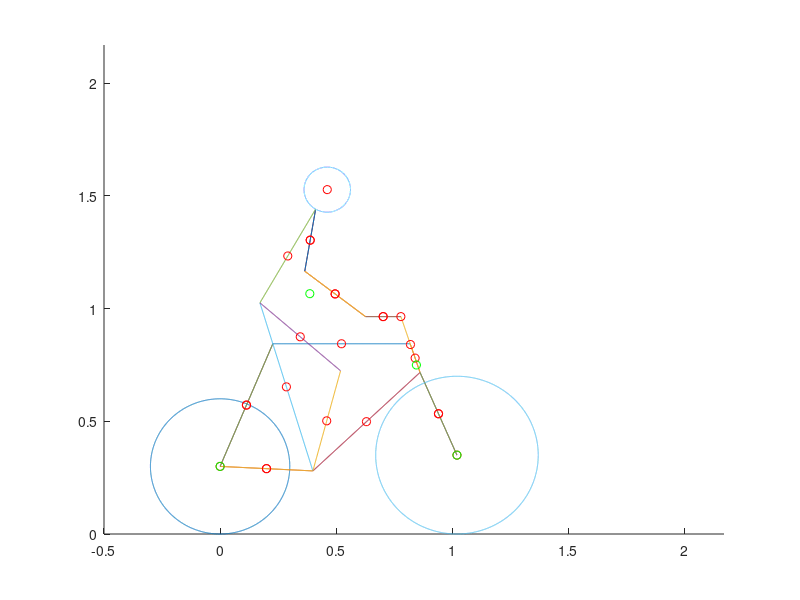

Write the MATLAB code that produced this figure.
% File: bike_inertia.m
% Date: June 11, 2006
% Author: Jason Moore
% Description:
clear
close all
clc
%-------------------Frame Dimensions
df      = 0.7;                           % front wheel diameter [m]
dr      = 0.6;                           % rear wheel diameter [m]
rf      = df/2;                          % front wheel radius [m]
rr      = dr/2;                          % rear wheel radius [m]
wb      = 1.02;                          % wheel base [m]
hb      = 0.28;                          % bottom bracket height [m]
lcs     = rr+0.1;                        % chain stay length [m]
alphast = 73*pi/180;                     % seat tube angle [rad]
lst     = 0.59;                          % seat tube length [m]
tr      = 0.08;                          % trail [m]
lambda  = atan(3);                       % head tube angle [rad]
fo      = rf*cos(lambda)-tr*sin(lambda); % fork offset [m]
lf      = rf + 0.05;                     % fork length [m]
lsp     = 0.19;                          % seat post length [m]
wr      = 0.127;                         % rear hub width [m]
wf      = 0.098;                         % front hub width [m]
whb     = 0.381;                         % handle bar width [m]
lhb     = 0.1524;                        % handle bar length [m]
hs      = 0.127;                         % stem height [m]
rho     = 7850;                          % frame density [kg/m^3]
%-------------------Human Dimensions
lth     = 0.46;                          % thigh length [m]
lc      = 0.46;                          % calf length [m]
lto     = 0.48;                          % torso length [m]
alphah  = 60*pi/180;                     % hunch angle [rad]
lua     = 0.2794;                        % upper arm length [m]
lla     = 0.3302;                        % lower arm length [m]
rh      = 0.1;                           % head radius [m]
mr      = 75;                            % mass of rider (head, torso, legs, arms) [kg]
%-------------------Grid Point Matrix
% calculates important points from the given frame and human dimensions
grid(1,1:3)  = [0,                                                     0,     0                                                   ];
grid(2,1:3)  = [0,                                                     0,     rr                                                  ];
grid(3,1:3)  = [0,                                                     wr/2,  grid(2,3)                                           ];
grid(4,1:3)  = [0,                                                    -wr/2,  grid(2,3)                                           ];
grid(5,1:3)  = [sqrt(lcs^2-(rr-hb)^2),                                 0,     hb                                                  ];
grid(6,1:3)  = [wb,                                                    0,     0                                                   ];
grid(7,1:3)  = [grid(6,1),                                             0,     rf                                                  ];
grid(8,1:3)  = [grid(6,1),                                             wf/2,  grid(7,3)                                           ];
grid(9,1:3)  = [grid(6,1),                                            -wf/2,  grid(7,3)                                           ];
grid(10,1:3) = [grid(5,1)-lst*cos(alphast),                            0,     grid(5,3)+lst*sin(alphast)                          ];
grid(11,1:3) = [grid(7,1)-fo*sin(lambda)-sqrt(lf^2-fo^2)*cos(lambda),  0,     grid(7,3)-fo*cos(lambda)+sqrt(lf^2-fo^2)*sin(lambda)];
grid(12,1:3) = [grid(11,1)+(grid(11,3)-grid(10,3))/tan(lambda),        0,     grid(10,3)                                          ];
grid(13,1:3) = [grid(10,1)-lsp*cos(alphast),                           0,     grid(10,3)+lsp*sin(alphast)                         ];
% find the zero of the nonlinear relationship for leg position
x5 = grid(5,1); x13 = grid(13,1); z5 = grid(5,3); z13 = grid(13,3);
d=0:0.0001:lc;
zero=lth^2-lc^2-(z13-z5)^2-(x5-x13)^2+2*(z13-z5)*(lc^2-d.^2).^0.5-2*(x5-x13).*d;
for i=1:length(zero)
    if zero(i)<= 0
        index=i;
        break
    end
end
%plot(d,zero,'b',d,zeros(1,length(d)),'r')
d=mean([d(index-1), d(index)]);
b=sqrt(lc^2-d^2);
grid(14,1:3) = [grid(5,1)+d,                 0,           grid(5,3)+b               ];
grid(15,1:3) = [grid(13,1)+lto*cos(alphah),  0,           grid(13,3)+lto*sin(alphah)];
grid(16,1:3) = [grid(12,1)-hs*cos(lambda),   0,           grid(12,3)+hs*sin(lambda) ];
grid(17,1:3) = [grid(16,1),                  whb/2,       grid(16,3)                ];
grid(18,1:3) = [grid(16,1),                 -whb/2,       grid(16,3)                ];
grid(19,1:3) = [grid(17,1)-lhb,              grid(17,2),  grid(17,3)                ];
grid(20,1:3) = [grid(18,1)-lhb,              grid(18,2),  grid(18,3)                ];
grid(21,1:3) = [grid(15,1),                  grid(17,2),  grid(15,3)                ];
grid(22,1:3) = [grid(15,1),                  grid(18,2),  grid(15,3)                ];
% find the zero of the nonlinear relationship for arm position
z21 = grid(21,3); z19 = grid(19,3); x19 = grid(19,1); x21 = grid(21,1);
d=0:0.0001:lla;
zero=(z21-z19)^2+(x19-x21)^2+lla^2-2*(z21-z19)*(lla^2-d.^2).^0.5-2*(x19-x21)*d-lua^2;
% plot(d,zero,'b',d,zeros(1,length(d)),'r')
for i=1:length(zero)
    if zero(i)>= 0
        index=i;
        break
    end
end
d=mean([d(index-1), d(index)]);
c=sqrt(lla^2-d^2);
grid(23,1:3) = [grid(19,1)-d,              grid(17,2), grid(19,3)+c              ];
grid(24,1:3) = [grid(23,1),                grid(18,2), grid(23,3)                ];
grid(25,1:3) = [grid(15,1)+rh*cos(alphah), 0,          grid(15,3)+rh*sin(alphah) ];
%-------------------Element Data Matrix
% column 1: grid point (center for wheels and spheres), starting point for
% others
% column 2: grid point (center for wheels and spheres), ending point for
% others
% column 3: element description
% column 4: element type
% column 5: rigid body element belongs to
% column 6: outer radius for rings and spheres [m], outer radius for tubes [m],
% outer radius for cylinders [m], thickness for rect. prisms [m]
% column 7: tube radius for rings [m], wall thickness for tubes [m], width for
% rect. prisms [m]
ele( 1,1:7) = {2,   2, 'rear wheel',       'ring',     'rwheel', rr,     0.0215 };
ele( 2,1:7) = {3,   5, 'left chain stay',  'tube',     'frame',  0.009,  0.0014 };
ele( 3,1:7) = {4,   5, 'right chain stay', 'tube',     'frame',  0.009,  0.0014 };
ele( 4,1:7) = {3,  10, 'left seat stay',   'tube',     'frame',  0.007,  0.0014 };
ele( 5,1:7) = {4,  10, 'right seat stay',  'tube',     'frame',  0.007,  0.0014 };
ele( 6,1:7) = {5,  13, 'seat tube',        'tube',     'frame',  0.014,  0.0014 };
ele( 7,1:7) = {5,  11, 'down tube',        'tube',     'frame',  0.014,  0.0014 };
ele( 8,1:7) = {10, 12, 'top tube',         'tube',     'frame',  0.0125, 0.0014 };
ele( 9,1:7) = {11, 12, 'head tube',        'tube',     'frame',  0.016,  0.0014 };
ele(10,1:7) = {11, 16, 'fork tube',        'tube',     'fork',   0.0125, 0.0014 };
ele(11,1:7) = {8,  11, 'left fork blade',  'tube',     'fork',   0.011,  0.0014 };
ele(12,1:7) = {9,  11, 'right fork blade', 'tube',     'fork',   0.011,  0.0014 };
ele(13,1:7) = {7,   7, 'front wheel',      'ring',     'fwheel', rf,     0.0215 };
ele(14,1:7) = {17, 18, 'handle bar',       'tube',     'fork',   0.011,  0.0014 };
ele(15,1:7) = {17, 19, 'left handle',      'tube',     'fork',   0.011,  0.0014 };
ele(16,1:7) = {18, 20, 'right handle',     'tube',     'fork',   0.011,  0.0014 };
ele(17,1:7) = {5,  14, 'calfs',            'rprism',   'frame',  0.13,   0.40   };
ele(18,1:7) = {13, 14, 'thighs',           'rprism',   'frame',  0.15,   0.40   };
ele(19,1:7) = {13, 15, 'torso',            'rprism',   'frame',  0.23,   0.40   };
ele(20,1:7) = {25, 25, 'head',             'sphere',   'frame',  rh,     0      };
ele(21,1:7) = {21, 23, 'left upper arm',   'cylinder', 'frame',  0.1,    0      };
ele(22,1:7) = {22, 24, 'right upper arm',  'cylinder', 'frame',  0.1,    0      };
ele(23,1:7) = {19, 23, 'left lower arm',   'cylinder', 'frame',  0.1,    0      };
ele(24,1:7) = {20, 24, 'right lower arm',  'cylinder', 'frame',  0.1,    0      };
%-------------------Draw 2D Bicycle
figure(1)
axis([-rr-0.2 wb+rf+0.8 0 wb+rf+0.8])
hold on
for i = 1:size(ele,1)  
    switch ele{i,4}
        case {'ring','sphere'} % plot circles
            center = [grid(ele{i,1},1);grid(ele{i,1},3)];
            radius = ele{i,6};
            thetaplot = 0:0.001:2*pi;
            xplot = radius*cos(thetaplot)+center(1);
            yplot = radius*sin(thetaplot)+center(2);            
            plot(xplot,yplot)
        case {'tube','rprism','cylinder'} % plot lines
            if grid(ele{i,1},1) < grid(ele{i,2},1)
                x1 = grid(ele{i,1},1);
                x2 = grid(ele{i,2},1);
                z1 = grid(ele{i,1},3);
                z2 = grid(ele{i,2},3);
                xplot=x1:0.001:x2;
                yplot=(z2-z1)/(x2-x1).*(xplot-x1)+z1;
                plot(xplot,yplot)
            else
                x2 = grid(ele{i,1},1);
                x1 = grid(ele{i,2},1);
                z2 = grid(ele{i,1},3);
                z1 = grid(ele{i,2},3);
                xplot=x1:0.001:x2;
                yplot=(z2-z1)/(x2-x1).*(xplot-x1)+z1;
                plot(xplot,yplot)                
            end                
    end
end
hold off
%-------------------Calculate Element Length
for i = 1:size(ele,1)
    x1 = grid(ele{i,1},1);
    x2 = grid(ele{i,2},1);
    y1 = grid(ele{i,1},2);
    y2 = grid(ele{i,2},2);
    z1 = grid(ele{i,1},3);
    z2 = grid(ele{i,2},3);
    elelength(i)=sqrt((x2-x1)^2+(y2-y1)^2+(z2-z1)^2);
end
%-------------------Calculate Element Mass
elemass = zeros(size(ele,1),1); % build empty vector
% define masses of human body parts and wheels
elemass(1)  = 6.67*rr;
elemass(13) = 8.57*rf;
elemass(17) = .15*mr;
elemass(18) = .15*mr;
elemass(19) = .3*mr;
elemass(20) = .1*mr;
elemass(21) = .075*mr;
elemass(22) = .075*mr;
elemass(23) = .075*mr;
elemass(24) = .075*mr;
% calculate the mass of the frame and fork tube elements
for i = 1:size(ele,1)
    switch ele{i,4}
        case 'tube'
        elemass(i) = rho*pi*elelength(i)*(2*ele{i,6}*ele{i,7}-(ele{i,7})^2);
    end
end
%-------------------Calculate Total Mass of Each Rigid Body
% initialize mass summation variables
framemass = 0;
forkmass = 0;
rwheelmass = 0;
fwheelmass = 0;
% sum the mass from each element for each body
for i = 1:size(ele,1)
    switch ele{i,5}
        case 'frame'
            framemass = framemass + elemass(i);
        case 'fork'
            forkmass = forkmass + elemass(i);
        case 'rwheel'
            rwheelmass = rwheelmass + elemass(i);
        case 'fwheel'
            fwheelmass = fwheelmass + elemass(i);
    end
end
%-------------------Element Center of Mass
hold on
for i = 1:size(ele,1)
    x1 = grid(ele{i,1},1);
    x2 = grid(ele{i,2},1);
    y1 = grid(ele{i,1},2);
    y2 = grid(ele{i,2},2);
    z1 = grid(ele{i,1},3);
    z2 = grid(ele{i,2},3);
    elecenter(i,1:3) = [(x1+x2)/2,(y1+y2)/2,(z1+z2)/2]; % midpoint formula
    plot(elecenter(i,1),elecenter(i,3),'ro') % plot element centers on 2D figure
end
hold off
%-------------------Rigid Body Center of Mass
% initialize center of mass vectors
framecenter = [0,0,0];
forkcenter = [0,0,0];
rwheelcenter = [0,0,0];
fwheelcenter = [0,0,0];
for i = 1:size(ele,1)
    switch ele{i,5}
        case 'frame'
            framecenter = framecenter + [elecenter(i,1).*elemass(i),elecenter(i,2).*elemass(i),elecenter(i,3).*elemass(i)];
        case 'fork'
            forkcenter = forkcenter + [elecenter(i,1).*elemass(i),elecenter(i,2).*elemass(i),elecenter(i,3).*elemass(i)];
        case 'rwheel'
            rwheelcenter = rwheelcenter + [elecenter(i,1).*elemass(i),elecenter(i,2).*elemass(i),elecenter(i,3).*elemass(i)];
        case 'fwheel'
            fwheelcenter = fwheelcenter + [elecenter(i,1).*elemass(i),elecenter(i,2).*elemass(i),elecenter(i,3).*elemass(i)];
    end
end
% divide sum by total mass of each body
framecenter = framecenter./framemass;
forkcenter = forkcenter./forkmass;
rwheelcenter = rwheelcenter./rwheelmass;
fwheelcenter = fwheelcenter./fwheelmass;
hold on
plot([framecenter(1);forkcenter(1);rwheelcenter(1);fwheelcenter(1)],[framecenter(3);forkcenter(3);rwheelcenter(3);fwheelcenter(3)],'go')
hold off
%-------------------Element Inertia Tensor
% about local reference frame and element center of mass
for i = 1:size(ele,1)
    switch ele{i,4}
        case 'tube' % z axis is always along length of tube
            eleinertialocal{i} = [1/12*elemass(i)*(3*((ele{i,6})^2+(ele{i,6}-ele{i,7})^2)+(elelength(i))^2),0,0;
                                  0,1/12*elemass(i)*(3*((ele{i,6})^2+(ele{i,6}-ele{i,7})^2)+(elelength(i))^2),0;
                                  0,0,1/2*elemass(i)*((ele{i,6})^2+(ele{i,6}-ele{i,7})^2)];
        case 'rprism' % z axis is always along length of prism
            eleinertialocal{i} = [1/12*elemass(i)*((ele{i,7})^2+(elelength(i))^2),0,0;
                                  0,1/12*elemass(i)*((ele{i,6})^2+(elelength(i))^2),0;
                                  0,0,1/12*elemass(i)*((ele{i,6})^2+(ele{i,7})^2)];
        case 'cylinder'
            eleinertialocal{i} = [1/12*elemass(i)*(3*(ele{i,6})^2+(elelength(i))^2),0,0;
                                  0,1/12*elemass(i)*(3*(ele{i,6})^2+(elelength(i))^2),0;
                                  0,0,1/2*elemass(i)*(ele{i,6})^2];
        case 'ring'
            eleinertialocal{i} = [1/8*(5*(ele{i,7})^2+4*(ele{i,6}-ele{i,7})^2)*elemass(i),0,0;
                                  0, (3/4*(ele{i,7})^2+(ele{i,6}-ele{i,7})^2)*elemass(i),0;
                                  0,0,1/8*(5*(ele{i,7})^2+4*(ele{i,6}-ele{i,7})^2)*elemass(i)];
        case 'sphere'
            eleinertialocal{i} = [2/5*elemass(i)*(ele{i,6})^2,0,0;
                                  0,2/5*elemass(i)*(ele{i,6})^2,0;
                                  0,0,2/5*elemass(i)*(ele{i,6})^2];
    end
end
%-------------------Element Unit Vectors
%local z vector
for i = 1:size(ele,1)
    switch ele{i,4}
        case {'ring','sphere'}
            uveczlocal(i,1:3) = [0,0,1];
        otherwise
            veczlocal(i,1:3) = [grid(ele{i,2},1)-grid(ele{i,1},1),grid(ele{i,2},2)-grid(ele{i,1},2),grid(ele{i,2},3)-grid(ele{i,1},3)];
            mag(i,1) = sqrt(sum((veczlocal(i,1:3).^2)'));
            uveczlocal(i,1:3) = veczlocal(i,1:3)./mag(i);
    end
end
%local y vector
for i = 1:size(ele,1)
    switch ele{i,3}
        case {'right seat stay','right chain stay'}
            vecylocal(i,1:3) = cross(uveczlocal(5,1:3),uveczlocal(3,1:3));
            mag(i,1) = sqrt(sum((vecylocal(i,1:3).^2)'));
            uvecylocal(i,1:3) = vecylocal(i,1:3)./mag(i);
        case {'left seat stay','left chain stay'}
            vecylocal(i,1:3) = cross(uveczlocal(4,1:3),uveczlocal(2,1:3));
            mag(i,1) = sqrt(sum((vecylocal(i,1:3).^2)'));
            uvecylocal(i,1:3) = vecylocal(i,1:3)./mag(i);
        case {'right fork blade','left fork blade'}
            vecylocal(i,1:3) = cross(uveczlocal(11,1:3),uveczlocal(12,1:3));
            mag(i,1) = sqrt(sum((vecylocal(i,1:3).^2)'));
            uvecylocal(i,1:3) = vecylocal(i,1:3)./mag(i);
        case 'handle bar'
            uvecylocal(i,1:3) = [1,0,0];
        otherwise
            uvecylocal(i,1:3) = [0,1,0];
    end
end
%local x vector
for i = 1:size(ele,1)
    uvecxlocal(i,1:3) = cross(uvecylocal(i,1:3),uveczlocal(i,1:3));
end
%-------------------Element Direction Cosines Relative to Global Frame
xhat = [1,0,0];
yhat = [0,1,0];
zhat = [0,0,1];
for i = 1:size(ele,1)
    dircos{i} = [dot(xhat,uvecxlocal(i,1:3)),dot(xhat,uvecylocal(i,1:3)),dot(xhat,uveczlocal(i,1:3));
                 dot(yhat,uvecxlocal(i,1:3)),dot(yhat,uvecylocal(i,1:3)),dot(yhat,uveczlocal(i,1:3));
                 dot(zhat,uvecxlocal(i,1:3)),dot(zhat,uvecylocal(i,1:3)),dot(zhat,uveczlocal(i,1:3))];
end
%-------------------Rotate Element Interia Tensors to Global Frame
for i = 1:size(ele,1)
    eleinertiaglobal{i} = dircos{i}*eleinertialocal{i}*(dircos{i})';
end
%-------------------Translate Inertia Tensors to the Center of Mass of Each Body
for i = 1:size(ele,1)
    switch ele{i,5}
        case 'frame'
            a = framecenter(1) - elecenter(i,1);
            b = framecenter(2) - elecenter(i,2);
            c = framecenter(3) - elecenter(i,3);
            eleinertiatrans{i} = eleinertiaglobal{i} + elemass(i)*[b^2+c^2, -a*b, -a*c;-a*b,c^2+a^2,-b*c;-a*c,-b*c,a^2+b^2];
        case 'fork'
            a = forkcenter(1) - elecenter(i,1);
            b = forkcenter(2) - elecenter(i,2);
            c = forkcenter(3) - elecenter(i,3);
            eleinertiatrans{i} = eleinertiaglobal{i} + elemass(i)*[b^2+c^2, -a*b, -a*c;-a*b,c^2+a^2,-b*c;-a*c,-b*c,a^2+b^2];
        case 'rwheel'
            a = rwheelcenter(1) - elecenter(i,1);
            b = rwheelcenter(2) - elecenter(i,2);
            c = rwheelcenter(3) - elecenter(i,3);
            eleinertiatrans{i} = eleinertiaglobal{i} + elemass(i)*[b^2+c^2, -a*b, -a*c;-a*b,c^2+a^2,-b*c;-a*c,-b*c,a^2+b^2];
        case 'fwheel'
            a = fwheelcenter(1) - elecenter(i,1);
            b = fwheelcenter(2) - elecenter(i,2);
            c = fwheelcenter(3) - elecenter(i,3);
            eleinertiatrans{i} = eleinertiaglobal{i} + elemass(i)*[b^2+c^2, -a*b, -a*c;-a*b,c^2+a^2,-b*c;-a*c,-b*c,a^2+b^2];
    end
end
%sum inertia tensors for each rigid body
frameinertia = zeros(3);
forkinertia = zeros(3);
rwheelinertia = zeros(3);
fwheelinertia = zeros(3);
for i = 1:size(ele,1)
    switch ele{i,5}
        case 'frame'
            frameinertia = frameinertia + eleinertiatrans{i};
        case 'fork'
            forkinertia = forkinertia + eleinertiatrans{i};
        case 'rwheel'
            rwheelinertia = rwheelinertia + eleinertiatrans{i};
        case 'fwheel'
            fwheelinertia = fwheelinertia + eleinertiatrans{i};
    end
end
% rotate fork inertia tensor into fork reference frame
theta = pi/2 - lambda;
Cfork = [ cos(theta), 0, sin(theta);
          0,          1,          0;
         -sin(theta), 0, cos(theta) ];
forkinertia = Cfork*forkinertia*Cfork';
% Autolev constants
RF = rf;
RR = rr;
THETA = theta;
L1 = wb-fo*sin(lambda)-((dr-df)/2+fo*cos(lambda))/tan(lambda);
L2 = ((dr-df)/2+fo*cos(lambda))/sin(lambda);
L3 = fo;
L4 = framecenter(1) - rwheelcenter(1);
L5 = framecenter(3) - rwheelcenter(3);
temp1 = forkcenter(1) - fwheelcenter(1);
temp2 = forkcenter(3) - fwheelcenter(3);
temp3 = temp1^2 + temp2^2;
temp4 = temp1/temp2;
L6 = sqrt((temp3)/(1+(tan(pi/2-theta-atan(temp4)))^2));
L7 = sqrt(temp3-L6^2);
MC = rwheelmass;
MD = framemass;
MF = forkmass;
MG = fwheelmass;
IC11 = rwheelinertia(1,1);
IC22 = rwheelinertia(2,2);
IC33 = rwheelinertia(3,3);
IC12 = rwheelinertia(1,2);
IC23 = rwheelinertia(2,3);
IC31 = rwheelinertia(3,1);
ID11 = frameinertia(1,1);
ID22 = frameinertia(2,2);
ID33 = frameinertia(3,3);
ID12 = frameinertia(1,2);
ID23 = frameinertia(2,3);
ID31 = frameinertia(3,1);
IF11 = forkinertia(1,1);
IF22 = forkinertia(2,2);
IF33 = forkinertia(3,3);
IF12 = forkinertia(1,2);
IF23 = forkinertia(2,3);
IF31 = forkinertia(3,1);
IG11 = fwheelinertia(1,1);
IG22 = fwheelinertia(2,2);
IG33 = fwheelinertia(3,3);
IG12 = fwheelinertia(1,2);
IG23 = fwheelinertia(2,3);
IG31 = fwheelinertia(3,1);